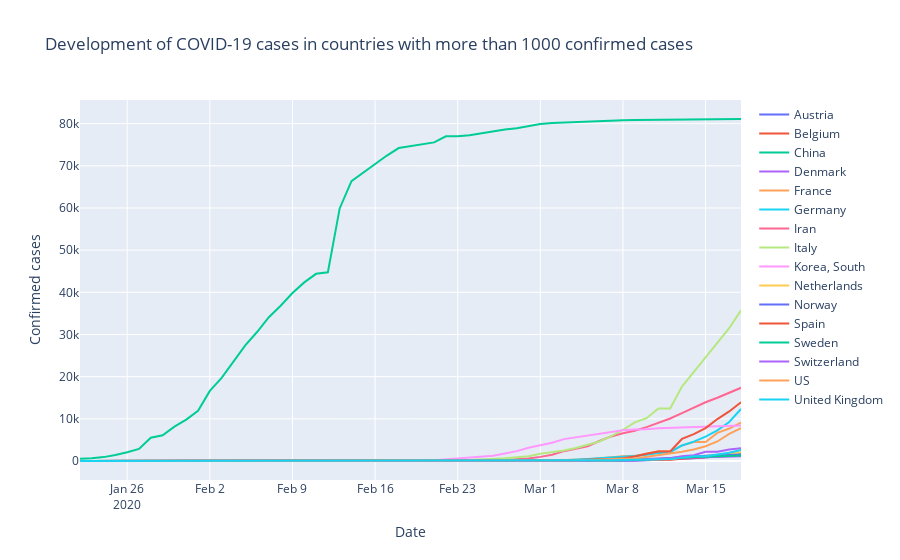

Notebook code cell kept with this figure:
### Code cell
import plotly.graph_objects as go
fig = go.Figure()
fig = go.Figure()
for c in countries:
    fig.add_trace(go.Scatter(x=dat_con['Date'], y=dat_con[c],
                                  mode='lines',
                             name=c))
fig.update_layout(
    title="Development of COVID-19 cases in countries with more than " + str(con_limit) + " confirmed cases",
    xaxis_title="Date",
    yaxis_title="Confirmed cases")
    
fig.show()
